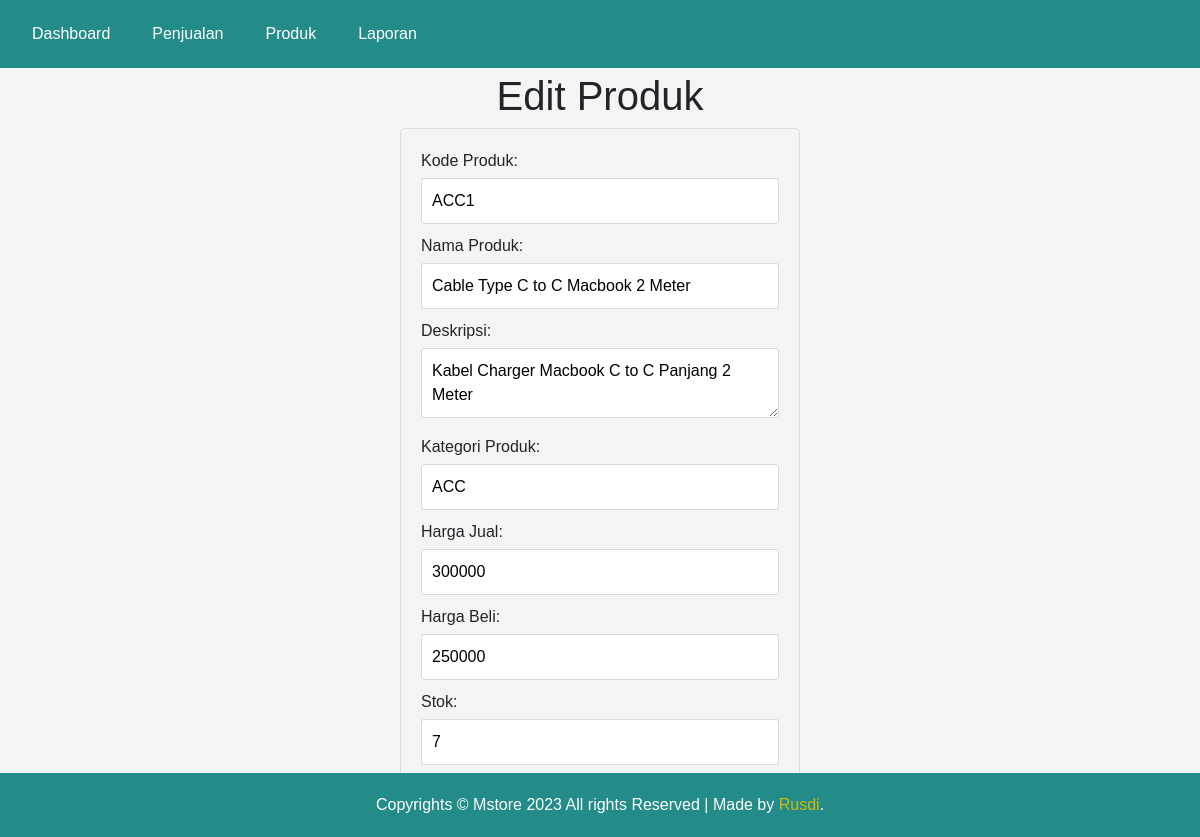
The page /edit_produk.php?id=1 on the database its author committed.
### tables this page shows
CREATE TABLE `produk` (
  `id_produk` int(11) NOT NULL,
  `kode_produk` varchar(50) NOT NULL,
  `nama_produk` varchar(255) NOT NULL,
  `deskripsi` text DEFAULT NULL,
  `kategori_produk` varchar(50) DEFAULT NULL,
  `harga_jual` decimal(10,0) NOT NULL,
  `harga_beli` decimal(10,0) NOT NULL,
  `stok` int(11) NOT NULL,
  `tanggal_upload` date DEFAULT NULL
);

### edit_produk.php (the view, shortened to what this page needs)
<?php
$koneksi = mysqli_connect("localhost", "root", "", "mstorenew");
if (isset($_GET["id"])) {
    $id_produk = $_GET["id"];
} else {
    die("ID produk tidak ditemukan.");
}
$sql = "SELECT * FROM produk WHERE id_produk = $id_produk";
$result = mysqli_query($koneksi, $sql);
if ($result && mysqli_num_rows($result) == 1) {
    $row = mysqli_fetch_assoc($result);
} else {
    die("Data produk tidak ditemukan.");
}
?>
<!DOCTYPE html>
<html lang="en">
<head>
    <link rel="stylesheet" href="https://maxcdn.bootstrapcdn.com/bootstrap/4.5.2/css/bootstrap.min.css">
    <link rel="stylesheet" type="text/css" href="style.css">
</head>
<body>
    <div class="navbar">
        <ul>
            <li><a href="index.php">Dashboard</a></li>
            <li><a href="penjualan.php">Penjualan</a></li>
            <li><a href="produk.php">Produk</a></li>
            <li><a href="laporan.php">Laporan</a></li>
        </ul>
    </div>
    <br><br><br>
    <h1 style="text-align: center;">Edit Produk</h1>
    <form method="POST" action="edit_produk.php?id=<?php echo $id_produk; ?>">
        <label for="kode_produk">Kode Produk:</label>
        <input type="text" name="kode_produk" id="kode_produk" value="<?php echo htmlspecialchars($row['kode_produk']); ?>" required>
        <label for="nama_produk">Nama Produk:</label>
        <input type="text" name="nama_produk" id="nama_produk" value="<?php echo htmlspecialchars($row['nama_produk']); ?>" required>
        <label for="deskripsi">Deskripsi:</label>
        <textarea name="deskripsi" id="deskripsi" required><?php echo htmlspecialchars($row['deskripsi']); ?></textarea>
        <label for="kategori_produk">Kategori Produk:</label>
        <input type="text" name="kategori_produk" id="kategori_produk" value="<?php echo htmlspecialchars($row['kategori_produk']); ?>" required>
        <label for="harga_jual">Harga Jual:</label>
        <input type="number" name="harga_jual" id="harga_jual" value="<?php echo $row['harga_jual']; ?>" required>
        <label for="harga_beli">Harga Beli:</label>
        <input type="number" name="harga_beli" id="harga_beli" value="<?php echo $row['harga_beli']; ?>" required>
        <label for="stok">Stok:</label>
        <input type="number" name="stok" id="stok" value="<?php echo $row['stok']; ?>" required>
        <a class="btn btn-warning" href="penjualan.php" style="height: 40px;">Back</a>
    </form>
    <div class="footer">
        Copyrights &copy; Mstore 2023 All rights Reserved | Made by <a href="https://instagram.com/mhdrusdik">Rusdi</a>.
    </div>
</body>
</html>

### style.css (style rules this page uses)
body { font-family: Arial, sans-serif; background-color: #f4f4f4; margin: 0; padding: 0; color: #55555; }
.navbar { background-color: #238c88; overflow: hidden; position: fixed; width: 100%; }
.navbar ul { list-style-type: none; margin: 0; padding: 0; }
.navbar li { float: left; margin-right: 10px; }
.navbar a { display: block; color: white; text-align: center; padding: 14px 16px; text-decoration: none; }
.footer { background-color: #238c88; color: white; text-align: center; padding: 20px; position: fixed; max-width: 100%; bottom: 0; width: 100%; }
.footer a { color: #d1b906; text-decoration: none; }

### edit_produk.php (style rules this page uses)
form { max-width: 400px; margin: 0 auto; padding: 20px; background-color: #f4f4f4; border: 1px solid #ddd; border-radius: 5px; }
label { display: block; margin-bottom: 5px; }
input[type="text"], input[type="number"], textarea { width: 100%; padding: 10px; margin-bottom: 10px; border: 1px solid #ccc; border-radius: 3px; box-sizing: border-box; }
textarea { resize: vertical; }
input:required { border-color: #d9d7d7; }
textarea:required { border-color: #d9d7d7; }

### rows shown on the page
produk: kode_produk "ACC1", nama_produk "Cable Type C to C Macbook 2 Meter", deskripsi "Kabel Charger Macbook C to C Panjang 2 Meter", kategori_produk "ACC", harga_jual "300000", harga_beli "250000", stok "7"
